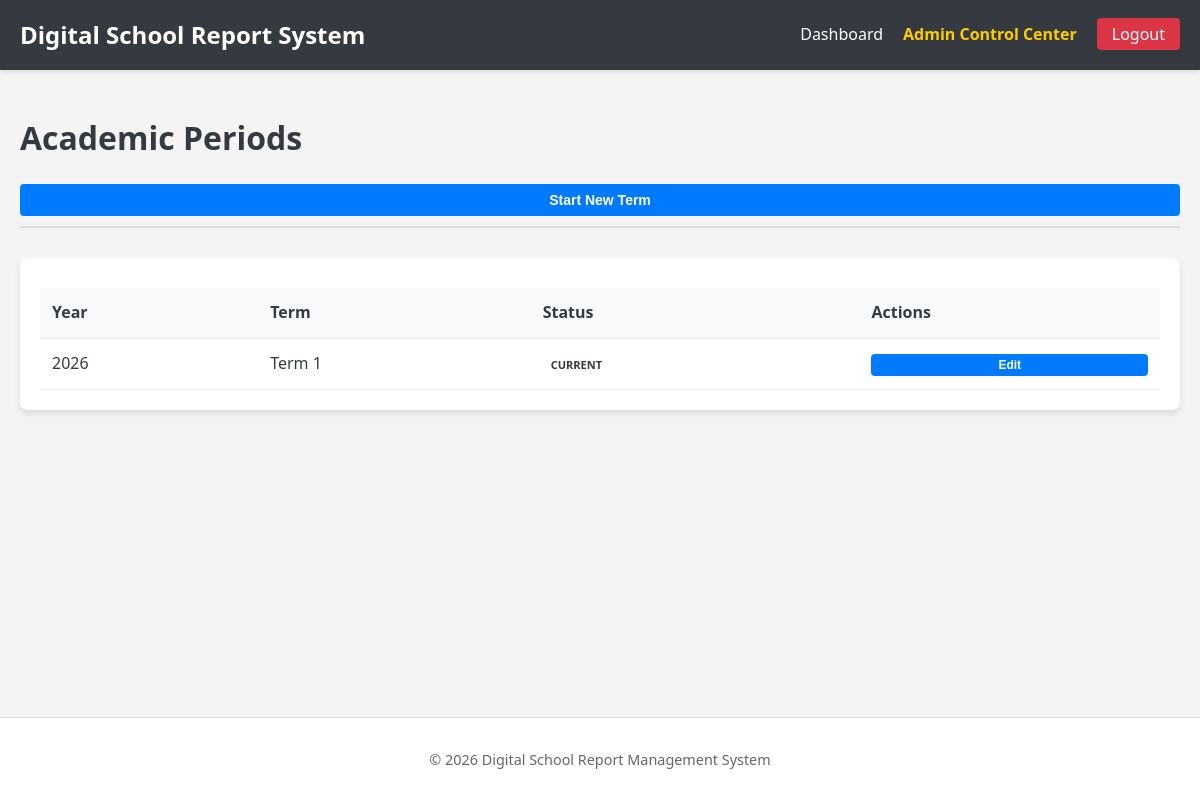
Page /modules/admin/academic_periods.php (signed in) on the committed database.
### tables this page shows
CREATE TABLE IF NOT EXISTS academic_periods (
    id INT AUTO_INCREMENT PRIMARY KEY,
    school_id INT,
    year YEAR NOT NULL,
    term VARCHAR(50) NOT NULL,  
    start_date DATE,
    end_date DATE,
    is_active BOOLEAN DEFAULT FALSE,
    FOREIGN KEY (school_id) REFERENCES schools(id) ON DELETE CASCADE
);

### modules/admin/academic_periods.php (the view, shortened to what this page needs)
<?php
require_once '../../config/db.php';
$school_id = $_SESSION['school_id'];
include '../../includes/header.php';
$stmt = $pdo->prepare("SELECT * FROM academic_periods WHERE school_id = ? ORDER BY year DESC, term DESC");
$stmt->execute([$school_id]);
$periods = $stmt->fetchAll();
?>
<div class="container">
    <div class="dashboard-header">
        <h1>Academic Periods</h1>
        <button class="btn btn-primary">Start New Term</button>
    </div>
    <div class="card">
        <table class="data-table">
            <thead>
                <tr>
                    <th>Year</th>
                    <th>Term</th>
                    <th>Status</th>
                    <th>Actions</th>
                </tr>
            </thead>
            <tbody>
                <?php foreach ($periods as $period): ?>
                <tr>
                    <td><?php echo $period['year']; ?></td>
                    <td><?php echo $period['term']; ?></td>
                    <td>
                        <span class="badge <?php echo $period['is_active'] ? 'badge-success' : 'badge-secondary'; ?>">
                            <?php echo $period['is_active'] ? 'Current' : 'Closed'; ?>
                        </span>
                    </td>
                    <td>
                        <button class="btn btn-sm">Edit</button>
                    </td>
                </tr>
                <?php endforeach; ?>
            </tbody>
        </table>
    </div>
</div>
<?php include '../../includes/footer.php'; ?>

### assets/css/style.css (style rules this page uses)
:root { --primary-color: #007bff; --secondary-color: #6c757d; --success-color: #28a745; --danger-color: #dc3545; --light-color: #f4f4f4; --dark-color: #343a40; }
html, body { height: 100%; margin: 0; padding: 0; }
body { font-family: 'Segoe UI', Tahoma, Geneva, Verdana, sans-serif; background-color: var(--light-color); color: var(--dark-color); line-height: 1.6; }
.dashboard-body { display: flex; flex-direction: column; height: 100vh; overflow: hidden; }
.dashboard-header { margin-bottom: 30px; border-bottom: 2px solid #ddd; padding-bottom: 10px; }
.card { background: white; padding: 20px; border-radius: 8px; box-shadow: 0 4px 6px rgba(0,0,0,0.1); }
.container { max-width: 1200px; margin: 0 auto; padding: 0 20px; }
button { width: 100%; padding: 12px; background-color: var(--primary-color); color: white; border: none; border-radius: 4px; cursor: pointer; font-size: 1rem; font-weight: 600; }
.data-table { width: 100%; border-collapse: collapse; margin-top: 10px; white-space: nowrap; }
.data-table th, .data-table td { padding: 12px; text-align: left; border-bottom: 1px solid #eee; }
.data-table th { background-color: #f8f9fa; font-weight: 600; }
.btn { display: inline-block; padding: 8px 16px; border-radius: 4px; text-decoration: none; cursor: pointer; font-size: 14px; font-weight: 600; transition: all 0.3s; border: none; }
.btn-sm { padding: 4px 8px; font-size: 12px; }
.btn-primary { background-color: var(--primary-color); color: white; }
.badge { padding: 4px 8px; border-radius: 12px; font-size: 11px; font-weight: 600; text-transform: uppercase; }

### rows in the picture
academic_periods: year "2026", term "Term 1", is_active "CURRENT"

### other values in the picture
APP_NAME "Digital School Report System"
